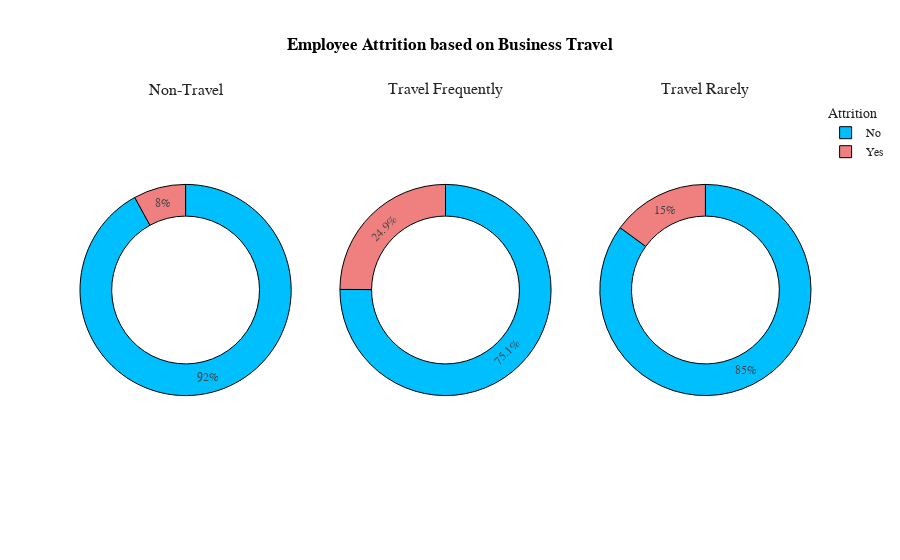

Here is the notebook cell this chart was saved with:
### Markdown cell above
<ul>
    <li><p>Employee Attrition is most in Sales Department and then Human Resources Department</p></li>
    <li><p>Least Attrition is noticed in Research & Development Department</p></li>
</ul>
<br>
<a id='bt'></a>
<div style="color:white;
            display:fill;
            border-radius:15px;
            background-color:white;
            font-size:110%;
            font-family:Verdana;
            letter-spacing:1px">
    <h3 style='padding: 10px;
              color:black;
               border:green;
               border-width:2.5px;
               border-style:solid;
              font-family: cursive;
              text-align:center;'>
        Employee Attrition based on Business Travel
    </h3>
    </div>
<br>
<a href='#top' style='text-decoration:none; font-family: cursive; '>Back to Top^</a><br>

### Code cell
bus=df.groupby(['BusinessTravel','Attrition'],as_index=False)['Age'].count()
bus.rename(columns={'Age':'Count'},inplace=True)
fig=go.Figure()
fig=make_subplots(rows=1,cols=3)
fig = make_subplots(rows=1, cols=3, specs=[[{"type": "pie"}, {"type": "pie"}, {"type": "pie"}]],subplot_titles=('Non-Travel', 'Travel Frequently','Travel Rarely'))

fig.add_trace(go.Pie(values=bus[bus['BusinessTravel']=='Non-Travel']['Count'],labels=bus[bus['BusinessTravel']=='Non-Travel']['Attrition'],hole=0.7,marker_colors=['DeepSkyBlue','LightCoral'],name='Non-Travel',showlegend=False),row=1,col=1)
fig.add_trace(go.Pie(values=bus[bus['BusinessTravel']=='Travel_Frequently']['Count'],labels=bus[bus['BusinessTravel']=='Travel_Frequently']['Attrition'],hole=0.7,marker_colors=['DeepSkyBlue','LightCoral'],name='Travel Frequently',showlegend=False),row=1,col=2)
fig.add_trace(go.Pie(values=bus[bus['BusinessTravel']=='Travel_Rarely']['Count'],labels=bus[bus['BusinessTravel']=='Travel_Rarely']['Attrition'],hole=0.7,marker_colors=['DeepSkyBlue','LightCoral'],name='Travel Rarely',showlegend=True),row=1,col=3)

fig.update_layout(title_x=0.5,template='simple_white',showlegend=True,legend_title_text="Attrition",title_text='<b style="color:black; font-size:100%;">Employee Attrition based on Business Travel',font_family="Times New Roman",title_font_family="Times New Roman")
fig.update_traces(marker=dict(line=dict(color='#000000', width=1)))

### Figure 1 — Plotly figure (JSON) as saved in the notebook; plotly's stock layout.template omitted (floating-point values rounded to 4 significant figures)
{"data": [{"domain": {"x": [0, 0.2889], "y": [0, 1]}, "hole": 0.7, "labels": ["No", "Yes"], "marker": {"colors": ["DeepSkyBlue", "LightCoral"], "line": {"color": "#000000", "width": 1}}, "name": "Non-Travel", "showlegend": false, "type": "pie", "values": [138, 12]}, {"domain": {"x": [0.3556, 0.6444], "y": [0, 1]}, "hole": 0.7, "labels": ["No", "Yes"], "marker": {"colors": ["DeepSkyBlue", "LightCoral"], "line": {"color": "#000000", "width": 1}}, "name": "Travel Frequently", "showlegend": false, "type": "pie", "values": [208, 69]}, {"domain": {"x": [0.7111, 1], "y": [0, 1]}, "hole": 0.7, "labels": ["No", "Yes"], "marker": {"colors": ["DeepSkyBlue", "LightCoral"], "line": {"color": "#000000", "width": 1}}, "name": "Travel Rarely", "showlegend": true, "type": "pie", "values": [887, 156]}], "layout": {"annotations": [{"font": {"size": 16}, "showarrow": false, "text": "Non-Travel", "x": 0.1444, "xanchor": "center", "xref": "paper", "y": 1, "yanchor": "bottom", "yref": "paper"}, {"font": {"size": 16}, "showarrow": false, "text": "Travel Frequently", "x": 0.5, "xanchor": "center", "xref": "paper", "y": 1, "yanchor": "bottom", "yref": "paper"}, {"font": {"size": 16}, "showarrow": false, "text": "Travel Rarely", "x": 0.8556, "xanchor": "center", "xref": "paper", "y": 1, "yanchor": "bottom", "yref": "paper"}], "autosize": true, "font": {"family": "Times New Roman"}, "legend": {"title": {"text": "Attrition"}}, "showlegend": true, "title": {"font": {"family": "Times New Roman"}, "text": "<b style=\"color:black; font-size:100%;\">Employee Attrition based on Business Travel", "x": 0.5}}}
